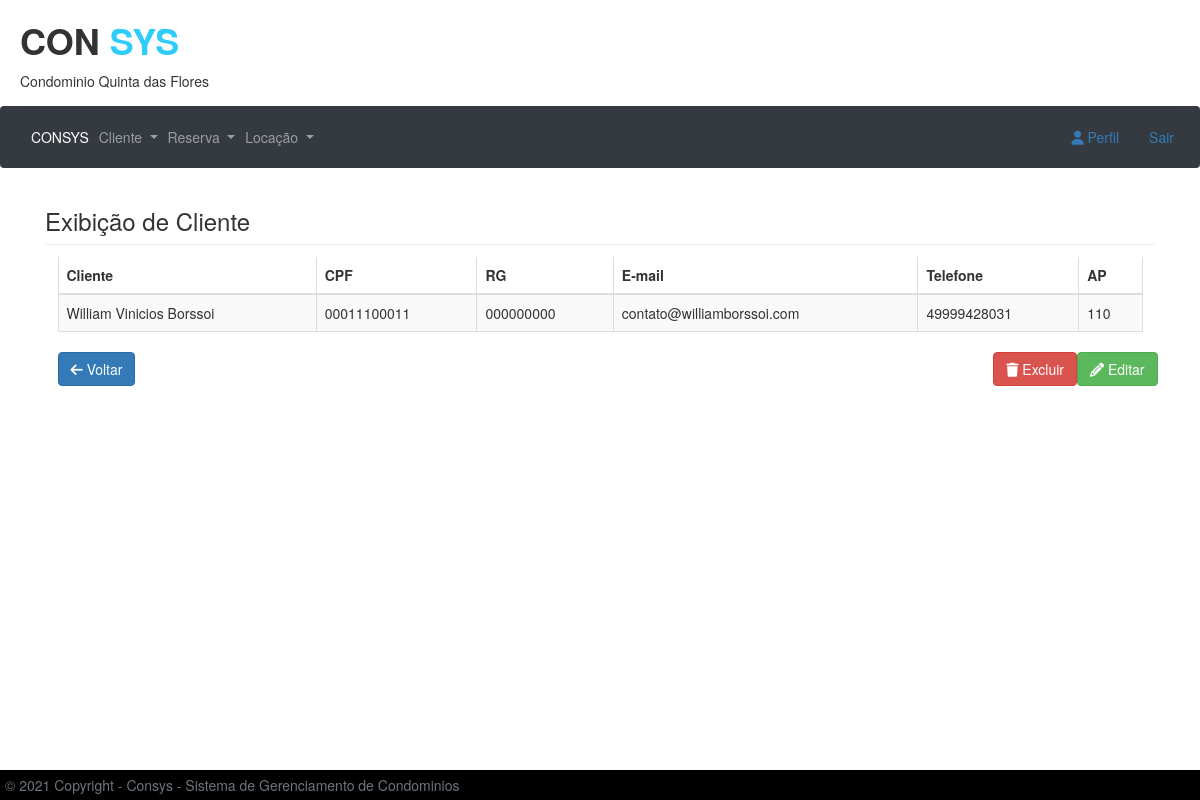
The page /mostrar/1/ (signed in) on the database its author committed.
### sistema/models.py (models this page shows)
class Cliente(models.Model):
    STATUS_CHOICES = (('Ativo', 'Ativo'), ('Inativo', 'Inativo'))
    nome = models.CharField(max_length=200)
    cpf = models.CharField(max_length=14, unique=True, null=True, blank=True)
    telefone = models.CharField(max_length=20)
    email = models.EmailField()
    rg = models.CharField(max_length=50)
    ap = models.CharField(max_length=50)
    criado_em = models.DateTimeField(auto_now_add=True)
    modificado_em = models.DateTimeField(auto_now_add=True)
    active = models.BooleanField(default=True)
    status = models.CharField(max_length=7, choices=STATUS_CHOICES)

### sistema/views.py (the view)
# urls.py: path('mostrar/<int:id>/', mostrar_cliente, name='mostrar_cliente'),
@permission_required('administradores')
def mostrar_cliente(request, id):
    cliente = Cliente.objects.get(id=id)
    form = ClienteForm(request.POST or None, instance=cliente)
    if form.is_valid():
        form.save()
        return redirect('/listarclientes/')
    return render(request, 'cliente_exibir.html', {'form': form, 'cliente': cliente})

### sistema/templates/cliente_exibir.html (shortened to what this page needs)
{% extends 'base.html' %}
{% block conteudo_janela %}
<div class="page-header">
    <h3 class="mb-3">Exibição de Cliente</h3>
</div>
<form method="POST">
    <div class="card-body">
        <div class="table-responsive">
            <table id="dataTable" class="table table-striped table-bordered second" style="width:100%">
                <thead>
                <tr>
                    <th>Cliente</th>
                    <th>CPF</th>
                    <th>RG</th>
                    <th>E-mail</th>
                    <th>Telefone</th>
                    <th>AP</th>
                </tr>
                </thead>
                <tbody>
                <tr>
                    <td>{{cliente.nome}}</td>
                    <td>{{cliente.cpf}}</td>
                    <td>{{cliente.rg}}</td>
                    <td>{{cliente.email}}</td>
                    <td>{{cliente.telefone}}</td>
                    <td>{{cliente.ap}}</td>
                </tr>
                </tbody>
            </table>
        </div>
                <div>
                    <a href="{% url 'listcliente' %}" class="btn btn-primary"><i class="fa fa-arrow-left" aria-hidden="true"></i> Voltar</a>
                    <a href="{% url 'update_cliente' cliente.id %}" class="btn btn-success navbar-right"><i class="fa fa-pencil" aria-hidden="true"></i> Editar</a>
                    {% if cliente %}
                    <a href="{% url 'delete_cliente' cliente.id %}" class="btn btn-danger navbar-right"><i class="fa fa-trash" aria-hidden="true"></i> Excluir</a>
                    {% endif %}
            </div>
        </div>
</form>
{% endblock %}

### sistema/static/css/estilobase.css (style rules this page uses)
* { margin: 0px; padding: 0px; }

### sistema/templates/cliente_exibir.html (style rules this page uses)
.page-header { margin: 0px; padding: 0px; }

### rows shown on the page
Cliente: nome "William Vinicios Borssoi", cpf "00011100011", rg "000000000", email "contato@williamborssoi.com", telefone "49999428031", ap "110"
